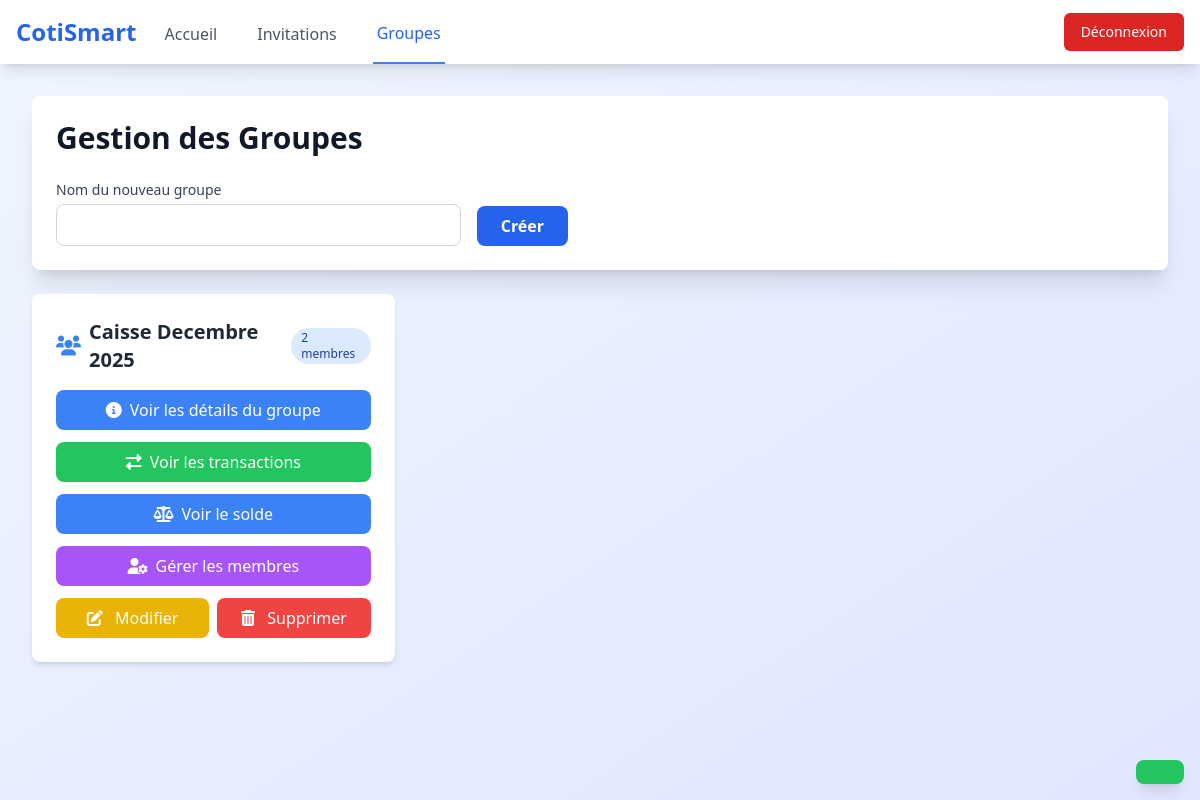
/group (signed in), run on an earlier commit of the app's database.
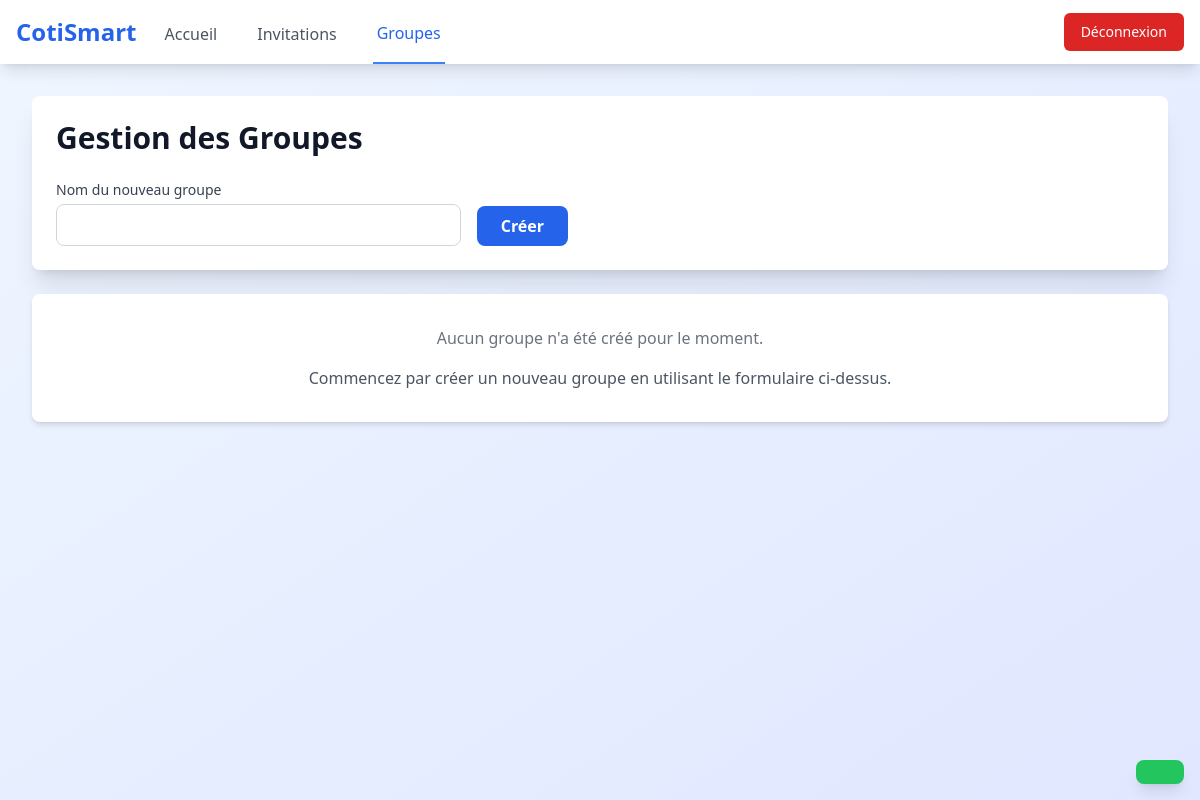
And on a later commit of the database.
### flask_app.py (models this page shows)
class Group(db.Model):
    id = db.Column(db.Integer, primary_key=True)
    name = db.Column(db.String(100), nullable=False)
    members = db.relationship('GroupMembership', backref='group', lazy=True)

### flask_app.py (the view, shortened to what this page needs)
@app.route('/group', methods=['GET', 'POST'])
def group():
    if 'user_id' not in session:
        return redirect(url_for('connexion'))
    user = User.query.get(session['user_id'])
    pending_invitations_count = get_pending_invitations_count(user.id)
    user_memberships = GroupMembership.query.filter_by(user_id=user.id).all()
    user_groups = [membership.group for membership in user_memberships]
    admin_status = {group.id: is_user_admin_of_group(user.id, group.id) for group in user_groups}
    balance_dates = []
    balance_values = []
    for group in user_groups:
        transactions = Transaction.query.filter_by(group_id=group.id).order_by(Transaction.date).all()
        balance = 0
        for transaction in transactions:
            balance += transaction.amount
            balance_dates.append(transaction.date.strftime('%d/%m/%Y'))
            balance_values.append(balance)
    return render_template('group.html',
                           groups=user_groups,
                           user=user,
                           admin_status=admin_status,
                           pending_invitations_count=pending_invitations_count,
                           balance_dates=balance_dates,
                           balance_values=balance_values)

### flask_app.py (called while the page is built)
def get_pending_invitations_count(user_id):
    return GroupInvitation.query.filter_by(
        user_id=user_id,
        status='pending'
    ).count()

def is_user_admin_of_group(user_id, group_id):
    membership = GroupMembership.query.filter_by(
        user_id=user_id,
        group_id=group_id,
        role='admin'
    ).first()
    return membership is not None

### templates/group.html (shortened to what the changed rows need)
<!DOCTYPE html>
<html lang="fr">
<head>
    <script src="https://cdn.tailwindcss.com"></script>
    <link rel="stylesheet" href="https://cdnjs.cloudflare.com/ajax/libs/font-awesome/6.0.0-beta3/css/all.min.css">
</head>
<body class="bg-gradient-to-br from-blue-50 to-indigo-100 min-h-screen">
    <div class="max-w-7xl mx-auto px-4 sm:px-6 lg:px-8 py-8">
        <div class="bg-white rounded-lg shadow-xl overflow-hidden mb-6">
            <div class="p-6">
                <h1 class="text-3xl font-bold text-gray-900 mb-6">Gestion des Groupes</h1>
            </div>
        </div>
        <div class="grid grid-cols-1 md:grid-cols-2 lg:grid-cols-3 gap-6">
            {% if groups %}
    {% for group in groups %}
        <div class="bg-white rounded-lg shadow-md overflow-hidden transform hover:scale-105 transition duration-200">
            <div class="p-6">
                <div class="flex items-center justify-between mb-4">
                    <h3 class="text-xl font-semibold text-gray-800 flex items-center">
                        <i class="fas fa-users mr-2 text-blue-500"></i>
                        {{ group.name }}
                    </h3>
                    <span class="bg-blue-100 text-blue-800 text-xs font-medium px-2.5 py-0.5 rounded-full">
                        {{ group.members|length }} membres
                    </span>
                </div>
                <div class="space-y-3">
                    <a href="{{ url_for('group_details', group_id=group.id) }}"
                       class="block w-full text-center bg-blue-500 hover:bg-blue-600 text-white font-medium py-2 px-4 rounded-lg transition duration-200 flex items-center justify-center">
                        <i class="fas fa-info-circle mr-2"></i> Voir les détails du groupe
                    </a>
                    <a href="{{ url_for('group_transactions', group_id=group.id) }}"
                       class="block w-full text-center bg-green-500 hover:bg-green-600 text-white font-medium py-2 px-4 rounded-lg transition duration-200 flex items-center justify-center">
                        <i class="fas fa-exchange-alt mr-2"></i> Voir les transactions
                    </a>
                    <a href="{{ url_for('balance', group_id=group.id) }}"
                       class="block w-full text-center bg-blue-500 hover:bg-blue-600 text-white font-medium py-2 px-4 rounded-lg transition duration-200 flex items-center justify-center">
                        <i class="fas fa-balance-scale mr-2"></i> Voir le solde
                    </a>
                        {% if admin_status[group.id] %}
                        <a href="{{ url_for('manage_members', group_id=group.id) }}"
                            class="block w-full text-center bg-purple-500 hover:bg-purple-600 text-white font-medium py-2 px-4 rounded-lg transition duration-200 flex items-center justify-center">
                            <i class="fas fa-user-cog mr-2"></i> Gérer les membres
                        </a>
                        {% endif %}
                    <form method="POST" class="space-y-2">
                        <div class="flex space-x-2">
                            <button type="button" onclick="openEditModal('{{ group.id }}', '{{ group.name }}')"
                                    class="flex-1 bg-yellow-500 hover:bg-yellow-600 text-white font-medium py-2 px-4 rounded-lg transition duration-200">
                                <i class="fas fa-edit mr-2"></i> Modifier
                            </button>
                            <button type="button" onclick="showDeleteModal('{{ group.id }}', '{{ group.name }}')"
                                    class="flex-1 bg-red-500 hover:bg-red-600 text-white font-medium py-2 px-4 rounded-lg transition duration-200">
                                <i class="fas fa-trash-alt mr-2"></i> Supprimer
                            </button>
                        </div>
                    </form>
                </div>
            </div>
        </div>
    {% endfor %}
{% else %}
    <div class="col-span-full bg-white rounded-lg shadow-md p-8 text-center">
        <p class="text-gray-500 mb-4">Aucun groupe n'a été créé pour le moment.</p>
        <p class="text-gray-600">Commencez par créer un nouveau groupe en utilisant le formulaire ci-dessus.</p>
    </div>
{% endif %}
        </div>
    </div>
</body>
</html>

What changed in the data, as far as the page shows it:
no longer on this page (row edited): Group: name "Caisse Decembre 2025", members|length "2"
Also different on the page:
text now shown: "Aucun groupe n'a été créé pour le moment. Commencez par créer un nouveau groupe en utilisant le formulaire ci-dessus."
